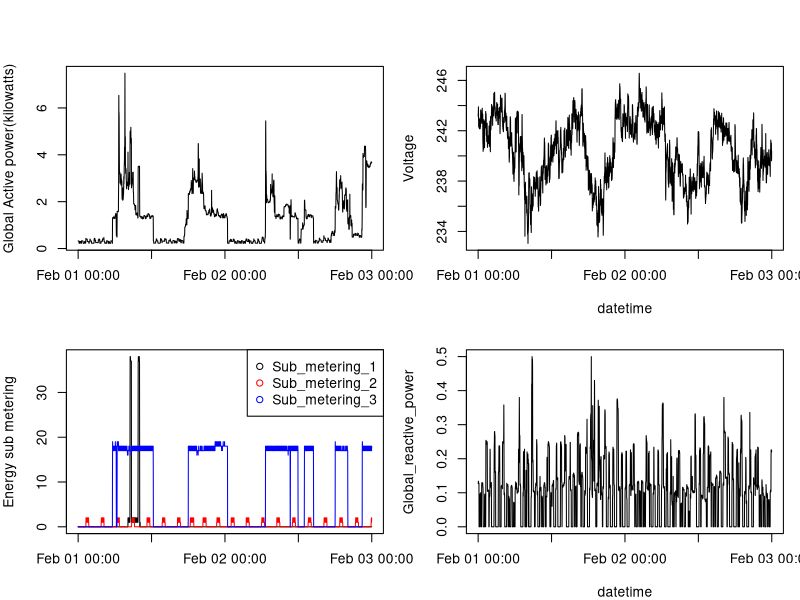

This chart was generated by the following R code:
# I separated the cleaning function to a script called clean.R
# Please check the root dir of the repo 
# for what happened in the script :) 

library(data.table)

# read small Data set
dt <-fread("workingData.csv")
# size the png and define margin 
png("plot4.png", width = 800, height = 800)
par(mfrow = c(2,2), mar = c(4,4,2,1), oma = c(0,0,2,0))

#copy plots from previous assignements ..... 

with(dt, {
  
  # datetime -- Global_active_power
  plot(DnT,Global_active_power,type = "l",
       ylab = "Global Active power(kilowatts)",
       xlab = "")
  
  # datetime -- Voltage
  plot(DnT,Voltage,type = "l",
       ylab = "Voltage",
       xlab = "datetime")
  
  # Sub_metering
  plot(DnT,Sub_metering_1,type = "l",col = "black",xlab = "", ylab = "Energy sub metering")
  lines(DnT,Sub_metering_2, col = "red")
  lines(DnT,Sub_metering_3, col = "blue")
  legend("topright", pch =1, col = c("black","red","blue"), legend = c("Sub_metering_1","Sub_metering_2","Sub_metering_3"))
  
  #datetime Global_reactive_power 
  plot(DnT,Global_reactive_power,type = "l",
       ylab = "Global_reactive_power",
       xlab = "datetime")
  
  #mtext("ozone and weahter", outer = T)
}

)

dev.off()